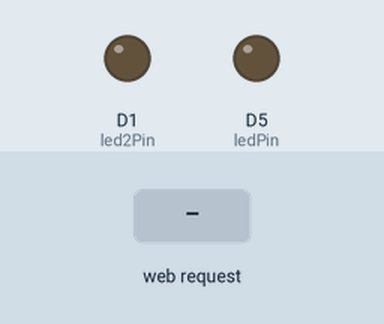
A sketch run on a simulated ESP8266 (NodeMCU). On the bench: output pins drawn as LEDs (lit = HIGH). The inputs (shaded band) are chosen by the test bench. WiFi joins after 1.5 s; servers stay silent unless stated; what the sketch prints to the serial monitor is not drawn.

Above: at 2.9 s.
3.0 s: HTTP request GET /LED=ON received
At 3.5 s:
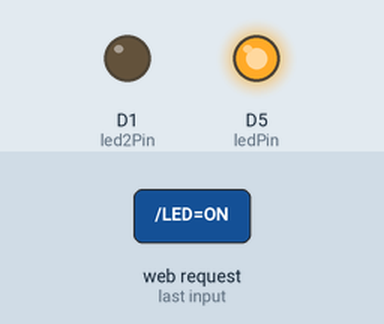
4.5 s: HTTP request GET /LED2=ON received
At 5.7 s:
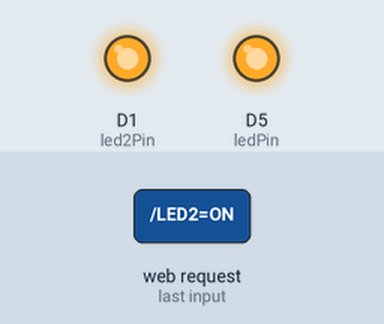
6.0 s: HTTP request GET /LED=OFF received
At 7.1 s:
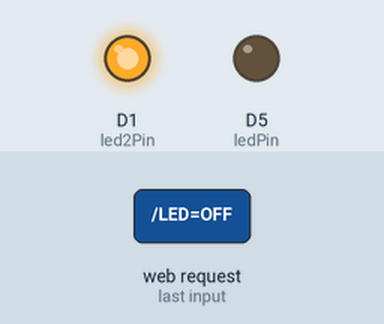
7.5 s: HTTP request GET /LED2=OFF received
At 8.2 s:
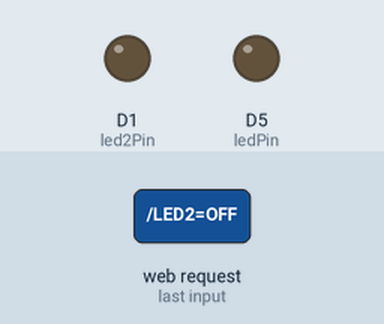
Timing chart, 0 to 10.0 s (numbered marks = the images above; inputs shaded):
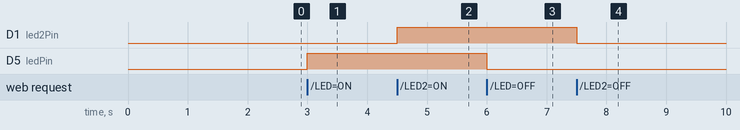

The sketch:

nodemcu_webserver.ino
````````cpp
#include <ESP8266WiFi.h>

const char* ssid = "*****";
const char* password = "******";

int ledPin = D5;
int led2Pin = 5;
WiFiServer server(80);


void pic(){

Serial.println("                                    ```````");
Serial.println("                             ```..........-------.`");
Serial.println("                         ``.....--..--------::://+/+/-`");
Serial.println("                       `.---..........------:::://+++o+:.");
Serial.println("                     .-----..........---------::///++oooo/.");
Serial.println("                   .---:---...........----------::/+++ossso:`");
Serial.println("                 `.-:::---...........-------:::::::+oossyyys+.");
Serial.println("                `.:::::---.......-...-----:::::::///+osyyyyso+-");
Serial.println("                .::::::---------------:::::::////+++osyyhhyysoo`");
Serial.println("                -::::::::------:::::::///////////++ossyyhhhyyso:");
Serial.println("               `-:::///::------::::///+++//::::://+oosyyyhhyyys/");
Serial.println("               .://///::--:::::::://:/++//:://++///+o+osyhyyyyy+.");
Serial.println("              `-:/++::--/+sossysssso/+++/::+osyyhyyyyyyssyhhhhyo:");
Serial.println("              `::+++::shhhhhyyyhhhyso+oo++syhhhhhhhhhhhhhyhhhhys/");
Serial.println("              `:/++/+hhhdhhhhhhhhhho+/::+yyddddddhhhhhysooshhhys/");
Serial.println("              `:/oo:ohdhhhhhhhdhhhso/:::ohyddmmmmdhyso+////yyhys-");
Serial.println("               -/o+:oyhhyysssyymmd++//-:+hhhdmmmdhhso+///:/hyhyo`");
Serial.println("               `/o/-/yhhhyysossddo//::yhyhhhhhdmdhys+///:-+hyyy+");
Serial.println("                :+:--/hhhhhhysoo+/-::shhyhhhhysyyssoo++/-:shyyy:");
Serial.println("               `--::--:+syyyso+:--:-odhhhhhhys+///o+os+//syhhso-");
Serial.println("               `::--::::/::///:::::/yhdddhhoyso++oossooosyyhhys:");
Serial.println("                ./:---/+/+ooo+/+/::yshdhddsoyyooysoso+ooosyhhy+");
Serial.println("                 ./:-:///+++/++//:+hhmdydmhhsosysoo+++++oyhhy:");
Serial.println("                  ./ooossso///+/:::sddhohddsssyssoossyyhhhhs/");
Serial.println("                   -/o++yyyo::::::-::::/o+//oyyyysyhyyhddyy+`");
Serial.println("                    :s+/s//++:::/:-----://+++sysyyh+--hdhy+`");
Serial.println("                     .:/+o -+:::/::-:://::o/+/sshhh: ohhs-");
Serial.println("                      -/:s:./://::/-/:/+//o/o/syyhy./hhho");
Serial.println("                      .::+o:----./-.:`-/.-+-/::o++/+hhhy/");
Serial.println("                      `::-/::---.:---.-:.-+-+++o+++yyyyy-");
Serial.println("                      `::-:---::.-.:-:::://o/+oosyhysyys-");
Serial.println("                      `//---:::::::/-+:+:o///ossyysoyhyy:");
Serial.println("                       -/---::-:////////++++osyyssssyyho`");
Serial.println("                        -/--::/-:///:::/+++ossssyhyyhyo`");
Serial.println("                         .::-:::---:---/++++oo+syhyhy/`");
Serial.println("                           .-///:-----:/++/:/+shhho-");
Serial.println("                              .:++///+oso+++oshy/`");
Serial.println("                                 `.-///::///:-`");


}


void setup() {
  Serial.begin(115200);
  delay(10);
  pic();
  pinMode(ledPin, OUTPUT);
  digitalWrite(ledPin, LOW);

  pinMode(led2Pin, OUTPUT);
  digitalWrite(led2Pin, LOW);
  // Connect to WiFi network
  Serial.println();
  Serial.println();
  Serial.print("Connecting to ");
  Serial.println(ssid);

  WiFi.begin(ssid, password);

  while (WiFi.status() != WL_CONNECTED) {
    delay(500);
    Serial.print(".");
  }
  Serial.println("");
  Serial.println("WiFi connected");

  // Start the server
  server.begin();
  Serial.println("Server started");

  // Print the IP address
  Serial.print("Use this URL to connect: ");
  Serial.print("http://");
  Serial.print(WiFi.localIP());
  Serial.println("/");

}
int value = LOW;
int value2 = LOW;
void loop() {
  // Check if a client has connected
  WiFiClient client = server.available();
  if (!client) {
    return;
  }

  // Wait until the client sends some data
  Serial.println("new client");
  while(!client.available()){
    delay(1);
  }

  // Read the first line of the request
  String request = client.readStringUntil('\r');
  Serial.println(request);
  client.flush();

  // Match the request


  if (request.indexOf("/LED=ON") != -1)  {
    digitalWrite(ledPin, HIGH);
    value = HIGH;
  }
  if (request.indexOf("/LED=OFF") != -1)  {
    digitalWrite(ledPin, LOW);
    value = LOW;
  }
  if (request.indexOf("/LED2=ON") != -1)  {
    digitalWrite(led2Pin, HIGH);
    value2 = HIGH;
  }
  if (request.indexOf("/LED2=OFF") != -1)  {
    digitalWrite(led2Pin, LOW);
    value2 = LOW;
  }
// Set ledPin according to the request
//digitalWrite(ledPin, value);

  // Return the response
  client.println("HTTP/1.1 200 OK");
  client.println("Content-Type: text/html");
  client.println(""); //  do not forget this one
  client.println("<!DOCTYPE HTML>");
  client.println("<html>");

  client.print("Led1 pin is now: ");

  if(value == HIGH) {
    client.print("On");
  } else {
    client.print("Off");
  }
  client.println("<br><br>");
  client.println("<a href=\"/LED=ON\"\"><button>Turn On </button></a>");
  client.println("<a href=\"/LED=OFF\"\"><button>Turn Off </button></a><br />");

   client.print("Led2 pin is now: ");

  if(value2 == HIGH) {
    client.print("On");
  } else {
    client.print("Off");
  }
  client.println("<br><br>");
  client.println("<a href=\"/LED2=ON\"\"><button>Turn On </button></a>");
  client.println("<a href=\"/LED2=OFF\"\"><button>Turn Off </button></a><br />");
  client.println("</html>");

  delay(1);
  Serial.println("Client disonnected");
  Serial.println("");
}
````````

Measured:
- after the input at 3.0 s, D5 (ledPin): LOW → HIGH at once
- after the input at 4.5 s, D1 (led2Pin): LOW → HIGH at once
- after the input at 6.0 s, D5 (ledPin): HIGH → LOW at once
- after the input at 7.5 s, D1 (led2Pin): HIGH → LOW at once
